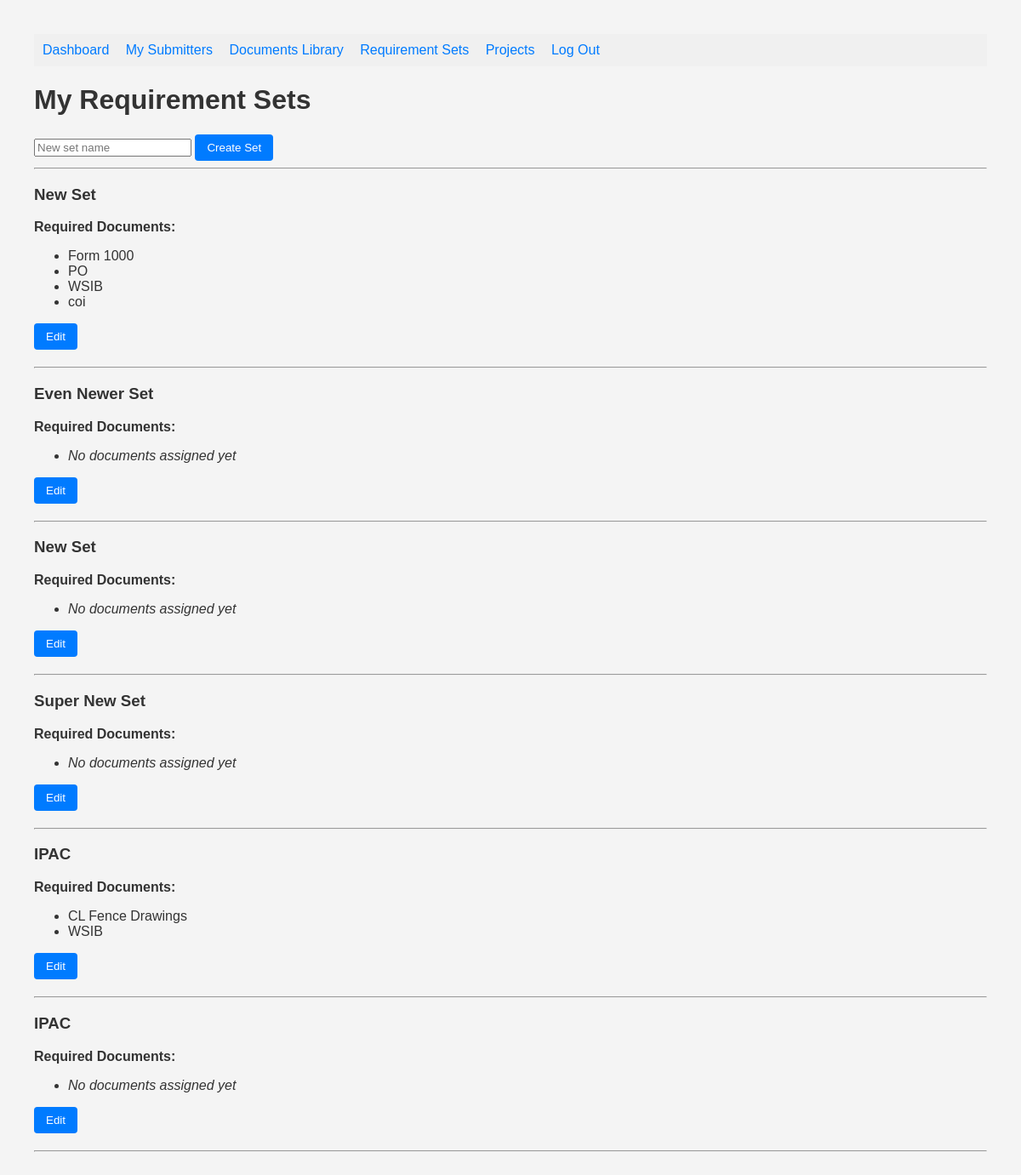
/my_sets (signed in), run on the app's committed database.
### tables this page shows
CREATE TABLE requirement_sets (
    id INTEGER PRIMARY KEY AUTOINCREMENT,
    name TEXT NOT NULL,
    admin_user_id INTEGER NOT NULL,
    FOREIGN KEY (admin_user_id) REFERENCES admin_users(id)
);

CREATE TABLE requirements (
    id INTEGER PRIMARY KEY AUTOINCREMENT,
    set_id INTEGER NOT NULL,
    doc_type TEXT NOT NULL, is_required BOOLEAN DEFAULT 1, expiry_required BOOLEAN DEFAULT 0,
    FOREIGN KEY (set_id) REFERENCES requirement_sets(id),
    UNIQUE (set_id, doc_type)
);

### app.py (the view)
@app.route("/my_sets", methods=['GET', 'POST'])
def my_sets():
    if not session.get("admin"):
        return redirect("/login")
    db = get_db()
    user_id = session["id"]
    if request.method == "POST":
        requirement_set = request.form.get("new_set_name")
        db.execute("INSERT INTO requirement_sets (admin_user_id, name) VALUES (?, ?)", (user_id, requirement_set))
        db.commit()
    doc_sets = db.execute("SELECT id, name FROM requirement_sets WHERE admin_user_id = ?", (user_id, )).fetchall()
    docs_by_set = {}
    for doc_set in doc_sets:
        set_id = doc_set["id"]
        docs = db.execute("SELECT doc_type FROM requirements WHERE set_id = ?", (set_id,)).fetchall()
        docs_by_set[set_id] = docs
    return render_template("my_sets.html", doc_sets=doc_sets, docs_by_set=docs_by_set)

### app.py (called while the page is built)
def get_db():
    conn = sqlite3.connect("database.db")
    conn.row_factory = sqlite3.Row
    return conn

### templates/my_sets.html (shortened to what this page needs)
<!DOCTYPE html>
<html lang="en">
<head>
    <link rel="stylesheet" href="{{ url_for('static', filename='style.css') }}">
</head>
<body>
    <nav style="background-color: #f0f0f0; padding: 10px;">
        <a href="/admin" style="margin-right: 15px;">Dashboard</a>
        <a href="/my_submitters" style="margin-right: 15px;">My Submitters</a>
        <a href="/documents_library" style="margin-right: 15px;">Documents Library</a>
        <a href="/my_sets" style="margin-right: 15px;">Requirement Sets</a>
        <a href="/projects" style="margin-right: 15px;">Projects</a>
        <a href="/logout">Log Out</a>
    </nav>
    <h1>My Requirement Sets</h1>
    <form method="post">
        <input type="text" name="new_set_name" placeholder="New set name" required>
        <button type="submit">Create Set</button>
    </form>
    <hr>
    {% for set in doc_sets %}
        <div style="margin-bottom: 20px;">
            <h3>{{ set.name }}</h3>
            <p><strong>Required Documents:</strong></p>
            <ul>
                {% for doc in docs_by_set[set.id] %}
                    <li>{{ doc.doc_type }}</li>
                {% else %}
                    <li><em>No documents assigned yet</em></li>
                {% endfor %}
            </ul>
            <a href="{{ url_for('edit_set', set_id=set.id) }}">
                <button type="button">Edit</button>
            </a>
        </div>
        <hr>
    {% endfor %}
</body>
</html>

### static/style.css (style rules this page uses)
body { font-family: Arial, sans-serif; margin: 40px; background-color: #f4f4f4; color: #333; }
nav { background-color: #f0f0f0; padding: 10px; margin-bottom: 20px; }
nav a { margin-right: 15px; text-decoration: none; color: #007bff; }
h1, h2, h3 { color: #333; }
button { padding: 8px 14px; background-color: #007bff; color: white; border: none; border-radius: 4px; cursor: pointer; }

### data on the page
requirement_sets: name "New Set"
requirements: doc_type "Form 1000"
requirements: doc_type "PO"
requirements: doc_type "WSIB"
requirements: doc_type "coi"
requirement_sets: name "Even Newer Set"
requirement_sets: name "New Set"
requirement_sets: name "Super New Set"
requirement_sets: name "IPAC"
requirements: doc_type "CL Fence Drawings"
requirements: doc_type "WSIB"
requirement_sets: name "IPAC"
